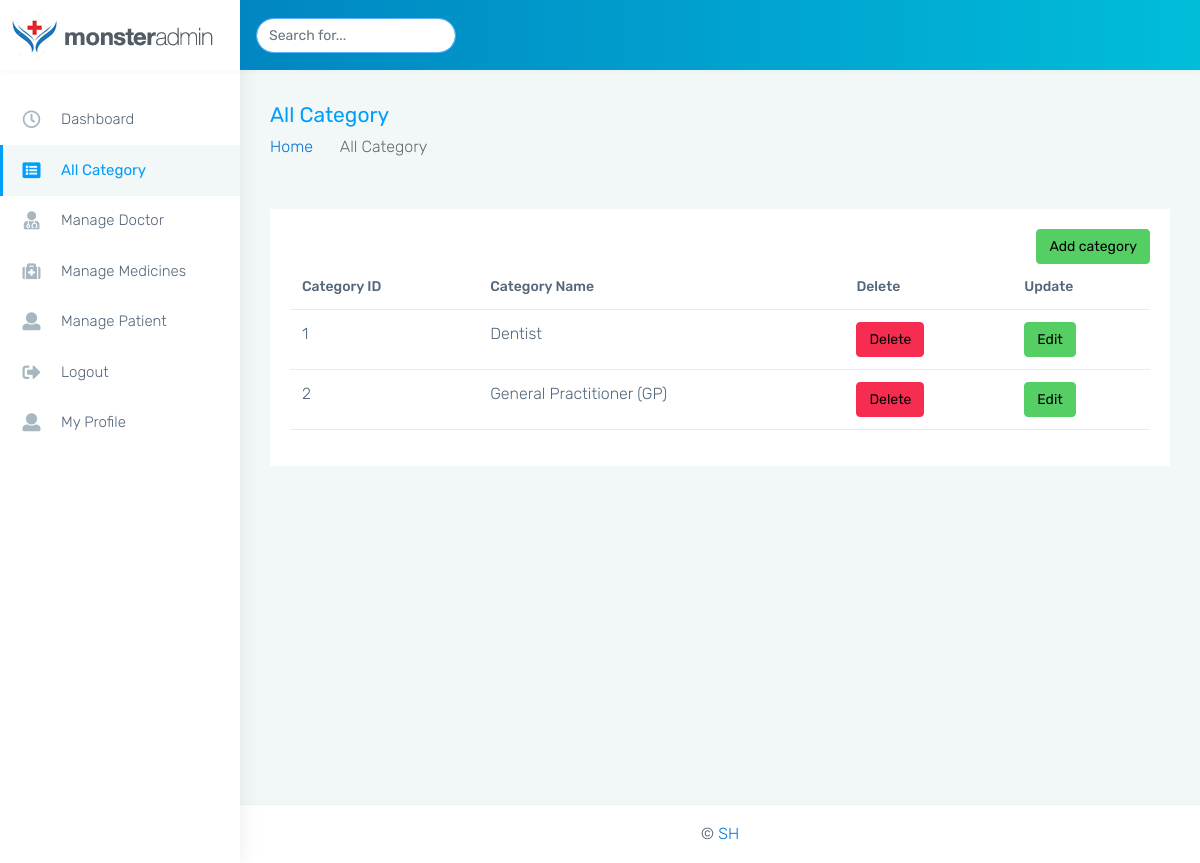
Page /admin/monster-html/all_cat.php on the committed database.
### tables this page shows
CREATE TABLE `category` (
  `cat_id` int(11) NOT NULL,
  `name` varchar(50) NOT NULL,
  `is_delete` int(11) NOT NULL,
  `is_update` int(11) NOT NULL,
  `is_delete_time` varchar(50) NOT NULL,
  `is_update_time` varchar(50) NOT NULL
);

### admin/monster-html/all_cat.php (the view, shortened to what this page needs)
<?php
include 'common/connect.php';
$result = $obj->query("select * from category where is_delete ='0'");
?>
<!DOCTYPE html>
<html dir="ltr" lang="en">
<head>
    <link href="css/style.min.css" rel="stylesheet">
</head>
<body>
    <div id="main-wrapper" data-layout="vertical" data-navbarbg="skin5" data-sidebartype="full"
        data-sidebar-position="absolute" data-header-position="absolute" data-boxed-layout="full">
        <?php include 'common/header.php';  ?>
        <?php include 'common/sidebar.php'; ?>
        <div class="page-wrapper">
            <div class="page-breadcrumb">
                <div class="row align-items-center">
                    <div class="col-md-6 col-8 align-self-center">
                        <h3 class="page-title mb-0 p-0">All Category</h3>
                        <div class="d-flex align-items-center">
                            <nav aria-label="breadcrumb">
                                <ol class="breadcrumb">
                                    <li class="breadcrumb-item"><a href="dashboard.php">Home</a></li>
                                    <li class="breadcrumb-item active" aria-current="page">All Category</li>
                                </ol>
                            </nav>
                        </div>
                    </div>
                </div>
            </div>
            <div class="container-fluid">
                <div class="row">
                    <div class="col-sm-12">
                        <div class="card">
                            <div class="card-body">
                               <div class="text-end">
                                <a href="add_cat.php">
                                <button type="button" class="btn btn-success">Add category</button></a>
                              </div>
                                <div class="table-responsive">
                                    <table class="table user-table no-wrap">
                                        <thead>
                                            <tr>
                                                <th class="border-top-0">Category ID</th>
                                                <th class="border-top-0">Category Name</th>
                                                <th class="border-top-0">Delete</th>
                                                <th class="border-top-0">Update</th>
                                            </tr>
                                        </thead>
                                        <?php
                                            while ($row = $result->fetch_object()) {
                                        ?>
                                        <tbody>
                                            <tr>
                                                <td><?php echo $row->cat_id; ?></td>
                                                <td><?php echo $row->name; ?></td>
                                                <td><a href="delete.php?delid=<?php echo $row->cat_id; ?>"><button class="btn btn-danger">Delete</button></a></td>
                                                <td><a href="edit.php?editid=<?php echo $row->cat_id; ?>"><button class="btn btn-success">Edit</button></a></td>
                                            </tr>
                                        </tbody>
                                        <?php }?>
                                    </table>
                                </div>
                            </div>
                        </div>
                    </div>
                </div>
            </div>
           <?php include 'common/footer.php'; ?>
        </div>
    </div>
</body>
</html>

### rows in the picture
category: cat_id "1", name "Dentist"
category: cat_id "2", name "General Practitioner (GP)"
